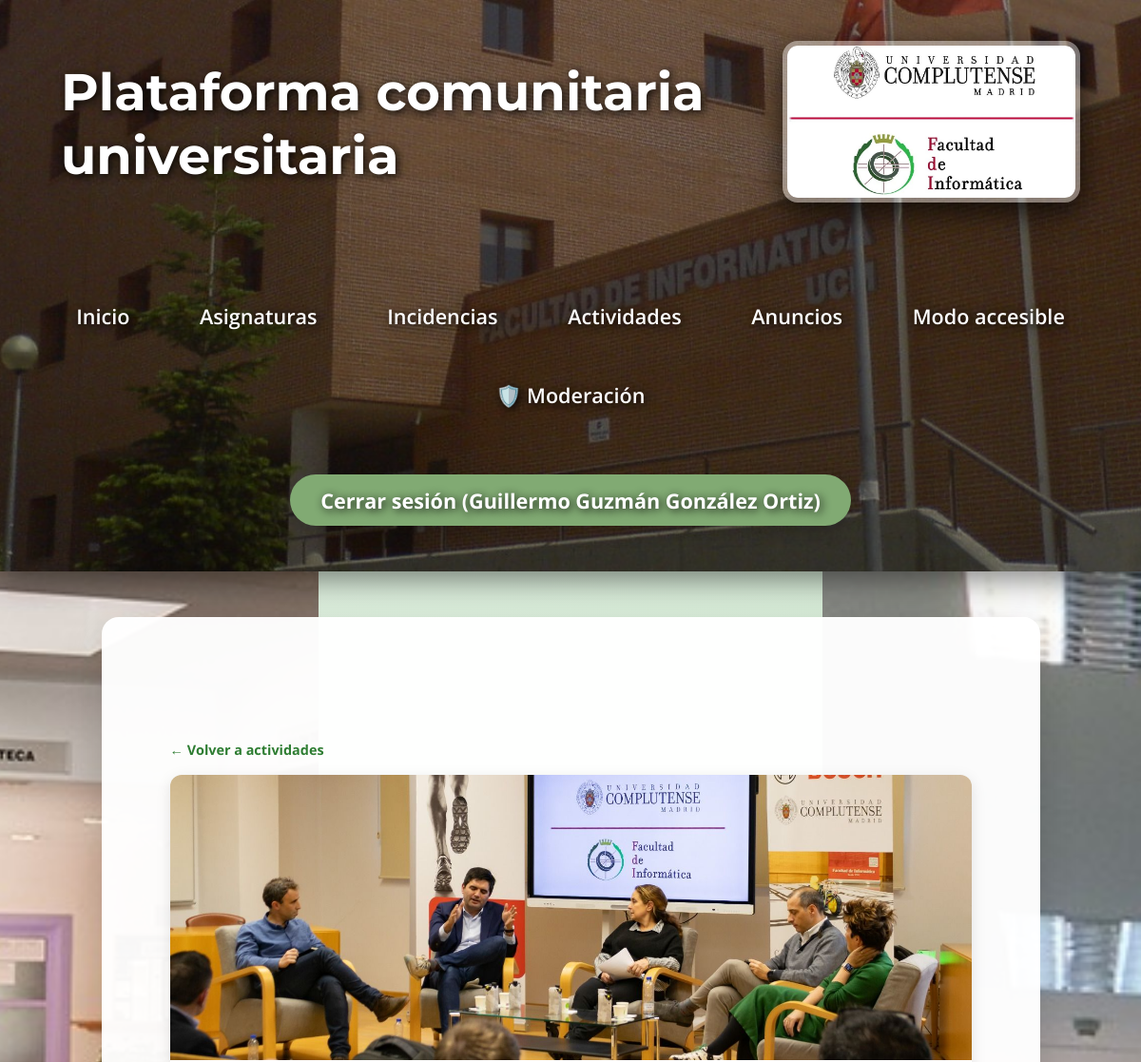
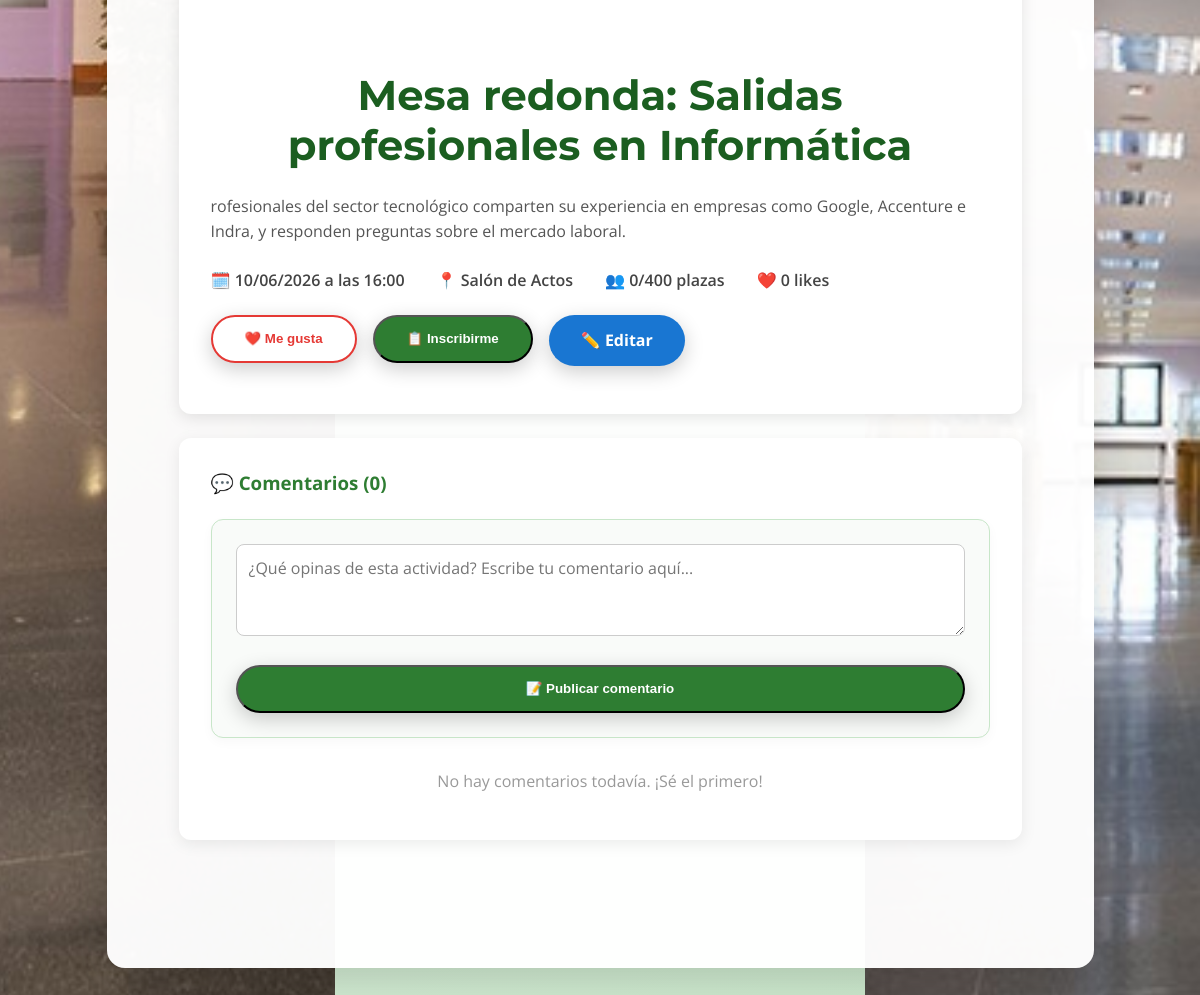
Screenshot of /actividades/10 (signed in) with the database file from the repository (2 pictures, top to bottom).
### models.py (models this page shows, shortened)
class User(UserMixin, db.Model):
    __tablename__ = "users"
    id = db.Column(db.Integer, primary_key=True)
    email = db.Column(db.String(120), unique=True, nullable=False)
    name = db.Column(db.String(100), nullable=False)
    role = db.Column(db.String(20), nullable=False, default="estudiante")
    password_hash = db.Column(db.String(200), nullable=True)

class Activity(db.Model):
    __tablename__ = "activities"
    id = db.Column(db.Integer, primary_key=True)
    title = db.Column(db.String(200), nullable=False)
    description = db.Column(db.Text, nullable=False)
    date = db.Column(db.DateTime, nullable=False)
    location = db.Column(db.String(200), nullable=False)
    image_filename = db.Column(db.String(255), nullable=True)
    capacity = db.Column(db.Integer, nullable=True)
    status = db.Column(db.String(20), nullable=False, default="pendiente")  # pendiente / aprobada / rechazada
    created_at = db.Column(db.DateTime, default=datetime.utcnow)
    user_id = db.Column(db.Integer, db.ForeignKey("users.id"), nullable=False)
    user = db.relationship("User", backref="activities")
    registrations = db.relationship("ActivityRegistration", backref="activity", lazy=True, cascade="all, delete-orphan")
    likes = db.relationship("ActivityLike", backref="activity", lazy=True, cascade="all, delete-orphan")
    comments = db.relationship("ActivityComment", backref="activity", lazy=True, cascade="all, delete-orphan")
    @property
    def registration_count(self):
        return len(self.registrations)
    @property
    def likes_count(self):
        return len(self.likes)
    @property
    def is_full(self):
        if self.capacity is None:
            return False
        return len(self.registrations) >= self.capacity

### routes_activities.py (the view)
@activities_bp.route('/actividades/<int:activity_id>')
@login_required
def activity_detail(activity_id):
    activity = Activity.query.get_or_404(activity_id)
    ya_inscrito = ActivityRegistration.query.filter_by(user_id=current_user.id, activity_id=activity_id).first()
    ya_like = ActivityLike.query.filter_by(user_id=current_user.id, activity_id=activity_id).first()
    return render_template('activities/activity_detail.html', activity=activity, ya_inscrito=ya_inscrito, ya_like=ya_like)

### app.py (called while the page is built)
@login_manager.user_loader
def load_user(user_id):
    return db.session.get(User, int(user_id))

### templates/activities/activity_detail.html (shortened to what this page needs)
{% extends "base.html" %}
{% block custom_css %}
<link rel="stylesheet" href="{{ url_for('static', filename='css/activities.css') }}">
{% endblock %}
{% block content %}
<div class="activities-wrapper">
    <a href="{{ url_for('activities.activities_list') }}" class="back-link">← Volver a actividades</a>
    <div class="activity-detail-card">
        {% if activity.image_filename %}
            <img src="{{ url_for('static', filename='uploads/activities/' + activity.image_filename) }}" class="activity-detail-img">
        {% else %}
            <div class="activity-detail-placeholder">📅</div>
        {% endif %}
        <div class="activity-detail-content">
            <h2 class="activity-detail-title">{{ activity.title }}</h2>
            <p class="activity-detail-desc">{{ activity.description }}</p>
            <div class="activity-info-row">
                <span>🗓️ {{ activity.date.strftime('%d/%m/%Y a las %H:%M') }}</span>
                <span>📍 {{ activity.location }}</span>
                {% if activity.capacity %}
                    <span>👥 {{ activity.registration_count }}/{{ activity.capacity }} plazas</span>
                {% else %}
                    <span>👥 {{ activity.registration_count }} inscritos</span>
                {% endif %}
                <span>❤️ {{ activity.likes_count }} likes</span>
            </div>
            <div class="activity-actions">
                <form method="post" action="{{ url_for('activities.activity_like', activity_id=activity.id) }}">
                    <button type="submit" class="btn-create {{ 'btn-like-active' if ya_like else 'btn-like-inactive' }}">
                        ❤️ {{ 'Ya me gusta' if ya_like else 'Me gusta' }}
                    </button>
                </form>
                {% if not activity.is_full or ya_inscrito %}
                <form method="post" action="{{ url_for('activities.activity_register', activity_id=activity.id) }}">
                    <button type="submit" class="btn-create" style="{{ 'background: #e53935;' if ya_inscrito else '' }}">
                        {{ '✅ Inscrito (cancelar)' if ya_inscrito else '📋 Inscribirme' }}
                    </button>
                </form>
                {% else %}
                    <button disabled class="btn-disabled">Aforo completo</button>
                {% endif %}
                {% if current_user.id == activity.user_id or current_user.role == 'admin' %}
                <a href="{{ url_for('activities.activity_edit', activity_id=activity.id) }}" class="btn-create" style="background: #1976d2;">✏️ Editar</a>
                {% endif %}
            </div>
        </div>
    </div>
    <div class="comments-section">
        <h3 class="activities-title" style="margin-bottom: 1.5rem;">💬 Comentarios ({{ activity.comments|length }})</h3>
        <div class="comment-form-container">
            <form method="post" action="{{ url_for('activities.activity_comment', activity_id=activity.id) }}">
                <textarea name="content" rows="3" placeholder="¿Qué opinas de esta actividad? Escribe tu comentario aquí..." required class="form-control comment-textarea"></textarea>
                <button type="submit" class="btn-create btn-comment">📝 Publicar comentario</button>
            </form>
        </div>
        {% if activity.comments %}
            {% for comment in activity.comments|sort(attribute='created_at', reverse=True) %}
            <div class="comment-item">
                <div class="comment-header">
                    <strong style="color: #2e7d32;">{{ comment.user.name }}</strong>
                    <span style="color: #999; font-size: 0.8rem;">{{ comment.created_at.strftime('%d/%m/%Y %H:%M') }}</span>
                </div>
                <p style="margin: 0; color: #555;">{{ comment.content }}</p>
            </div>
            {% endfor %}
        {% else %}
            <p style="color: #999; text-align: center;">No hay comentarios todavía. ¡Sé el primero!</p>
        {% endif %}
    </div>
</div>
{% endblock %}

### templates/base.html (shortened to what this page needs)
<!DOCTYPE html>
<html lang="es">
<head>
    <link rel="stylesheet" href="{{ url_for('static', filename='css/global.css') }}?v=2">
    {% block custom_css %}{% endblock %}
</head>
<body>
    <header class="main-header">
        <div class="header-content">
            <h1>Plataforma comunitaria universitaria</h1>
            <a href="https://informatica.ucm.es" target="_blank">
                <img src="{{ url_for('static', filename='img/ucm.jpg') }}" alt="Facultad de Informática UCM" class="header-logo">
            </a>
        </div>
        <nav class="main-nav">
            <div class="nav-links">
                <a href="{{ url_for('home') }}">Inicio</a>
                <a href="{{ url_for('subjects.list_subjects') }}">Asignaturas</a>
                <a href="{{ url_for('incidents') }}">Incidencias</a>
                <a href="{{ url_for('activities.activities_list') }}">Actividades</a>
                <a href="{{ url_for('ads') }}">Anuncios</a>
                <a href="{{ url_for('accessible_mode') }}">Modo accesible</a>
                {% if current_user.is_authenticated and current_user.role == 'admin' %}
                    <a href="{{ url_for('moderation_panel') }}">🛡️ Moderación</a>
                {% endif %}
            </div>
            <div class="auth-links">
                {% if current_user.is_authenticated %}
                    <a href="{{ url_for('logout') }}">Cerrar sesión ({{ current_user.name }})</a>
                {% else %}
                    <a href="{{ url_for('login') }}">Iniciar sesión</a>
                {% endif %}
            </div>
        </nav>
    </header>
    <main>
        {% block content %}{% endblock %}
    </main>
</body>
</html>

### static/css/global.css (style rules this page uses)
body { font-family: 'Open Sans', sans-serif; background: linear-gradient(135deg, #e8f5e8 0%, #c8e6c9 100%); margin: 0; padding: 0; min-height: 100vh; color: #2e7d32; }
header h1, header nav a, header .auth-links a { color: rgb(255, 255, 255) !important; text-shadow: 2px 2px 10px rgba(0,0,0,0.9); position: relative; z-index: 2; }
header h1 { font-family: 'Montserrat', sans-serif; font-size: 3.4rem; font-weight: 700; margin: 0; }
nav { margin-top: 2rem; font-size: 1.35rem; display: flex; justify-content: center; align-items: center; flex-wrap: wrap; gap: 2.2rem; }
nav a { color: #e8f5e8; text-decoration: none; font-weight: 600; padding: 0.6rem 1.2rem; border-radius: 10px; transition: all 0.3s; }
.auth-links { display: flex; gap: 1.2rem; }
.auth-links a { background: rgb(129, 170, 115); color: #1b5e20; padding: 0.8rem 2rem; border-radius: 50px; font-weight: bold; box-shadow: 0 6px 18px rgba(0,0,0,0.2); transition: all 0.3s; }
header img { transition: all 0.4s ease; border: 4px solid rgba(255,255,255,0.3); border-radius: 16px; }
main { max-width: 875px; margin: 3rem auto; background: rgba(255,255,255,0.97); padding: 6rem 3.5rem; min-height: 100vh; border-radius: 18px; box-shadow: 0 12px 40px rgba(0,0,0,0.15); }
h2 { color: #1b5e20; font-family: 'Montserrat', sans-serif; font-size: 2.6rem; text-align: center; margin-bottom: 1.5rem; }
.btn-create { background: #2e7d32; color: white; padding: 0.9rem 2rem; border-radius: 50px; text-decoration: none; font-weight: bold; box-shadow: 0 6px 20px rgba(0,0,0,0.2); transition: all 0.3s; }
body::before, body::after { content: ""; position: fixed; top: 0; width: 335px; height: 100%; background-repeat: no-repeat; background-position: center top; background-size: cover; z-index: 0; }
body::before { left: 0; background-image: url('../img/hall.jpg'); }
body::after { right: 0; background-image: url('../img/pasillo.jpg'); }
main, header, nav { position: relative; z-index: 1; }
.main-header { background: linear-gradient(rgba(0,0,0,0.45), rgba(0,0,0,0.55)), url('../img/ucm2.jpg') center top / cover no-repeat; min-height: 420px; padding: 0; position: relative; box-shadow: 0 8px 32px rgba(0,0,0,0.5); }
.header-content { display: flex; justify-content: space-between; align-items: center; padding: 2.5rem 4rem; background: transparent; height: 180px; position: relative; z-index: 2; }
.header-logo { height: 160px; width: auto; border-radius: 16px; box-shadow: 0 10px 30px rgba(0,0,0,0.7); border: 5px solid rgba(255,255,255,0.4); }
.main-nav { text-align: center; padding: 1rem 0 3rem 0; position: relative; z-index: 2; }
.nav-links { display: inline-flex; gap: 2.2rem; flex-wrap: wrap; justify-content: center; }
.auth-links { margin-top: 1.5rem; }

### static/css/activities.css (style rules this page uses)
.activities-wrapper { max-width: 900px; margin: 2rem auto; padding: 0 1rem; }
.activities-title { color: #2e7d32; margin: 0; }
.back-link { color: #2e7d32; text-decoration: none; font-size: 0.9rem; font-weight: bold; }
.activity-detail-card { background: #fff; border-radius: 12px; box-shadow: 0 4px 16px rgba(0,0,0,0.1); overflow: hidden; margin-top: 1rem; }
.activity-detail-img { width: 100%; height: 300px; object-fit: cover; }
.activity-detail-content { padding: 2rem; }
.activity-detail-desc { color: #555; line-height: 1.6; margin-bottom: 1.5rem; }
.activity-info-row { display: flex; gap: 2rem; flex-wrap: wrap; margin-bottom: 1.5rem; color: #444; font-weight: 600; }
.activity-actions { display: flex; gap: 1rem; flex-wrap: wrap; margin-bottom: 1rem; }
.btn-like-inactive { background: #fff; color: #e53935; border: 2px solid #e53935; }
.comments-section { background: #fff; border-radius: 12px; box-shadow: 0 4px 16px rgba(0,0,0,0.08); padding: 2rem; margin-top: 1.5rem; }
.comment-form-container { background: #f9fbf9; border: 1px solid #c8e6c9; padding: 1.5rem; border-radius: 12px; margin-bottom: 2rem; box-shadow: 0 4px 12px rgba(0,0,0,0.03); }
.comment-textarea { width: 100%; padding: 12px; border: 1px solid #ccc; border-radius: 8px; box-sizing: border-box; font-family: inherit; font-size: 1rem; resize: vertical; transition: border-color 0.3s; margin-bottom: 10px; }
.btn-comment { width: 100%; }
.form-control { width: 100%; padding: 12px; border: 1px solid #ccc; border-radius: 8px; box-sizing: border-box; font-family: inherit; font-size: 1rem; transition: border-color 0.3s; margin-bottom: 1.5rem; }

### rows the page displays
User: name "Guillermo Guzmán González Ortiz"
Activity: image_filename (picture), title "Mesa redonda: Salidas profesionales en Informática", description "rofesionales del sector tecnológico comparten su experiencia en empresas como Google, Accenture e Indra, y responden preguntas sobre el mercado laboral.", date "10/06/2026 a las 16:00", location "Salón de Actos", capacity "400"

### other values shown
{{ activity.registration_count }} "0"
{{ activity.likes_count }} "0"
{{ 'Ya me gusta' if ya_like else 'Me gusta' }} "Me gusta"
{{ '✅ Inscrito (cancelar)' if ya_inscrito else '📋 Inscribirme' }} "📋 Inscribirme"
{{ activity.comments|length }} "0"
